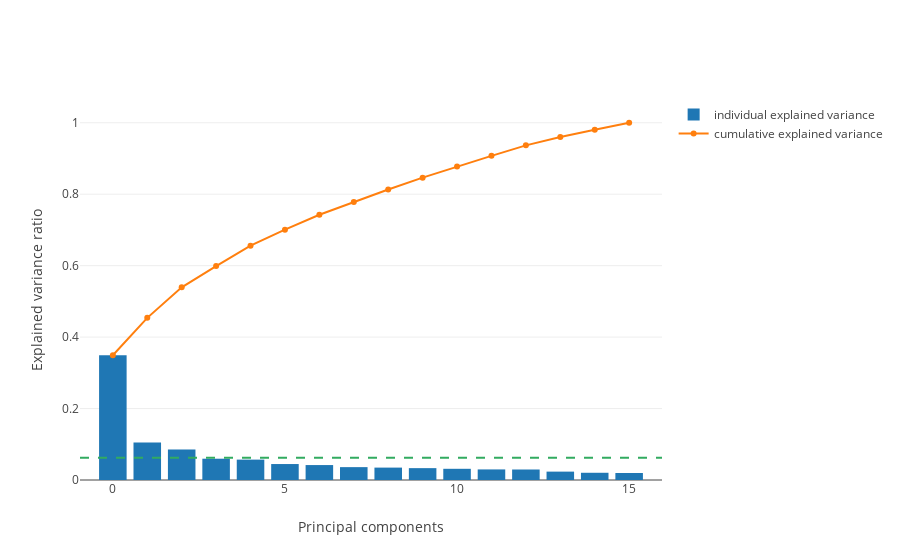

Notebook code for this chart:
### Markdown cell above
### Explained variance

How much of the variance in the data is explained by each successive component?

### Code cell
plot_explained_variance(pca)

### Figure 1 — Plotly figure (JSON) as saved in the notebook; plotly's stock layout.template omitted (floating-point values rounded to 4 significant figures)
{"data": [{"name": "individual explained variance", "type": "bar", "y": [0.3492, 0.1047, 0.0854, 0.0596, 0.05706, 0.04467, 0.04182, 0.03601, 0.03471, 0.0332, 0.03135, 0.02962, 0.02939, 0.02345, 0.02024, 0.01956]}, {"name": "cumulative explained variance", "type": "scatter", "y": [0.3492, 0.4539, 0.5393, 0.5989, 0.656, 0.7007, 0.7425, 0.7785, 0.8132, 0.8464, 0.8777, 0.9074, 0.9368, 0.9602, 0.9804, 1]}], "layout": {"shapes": [{"line": {"color": "rgb(50, 171, 96)", "dash": "dash", "width": 2}, "type": "line", "x0": 0, "x1": 1, "xref": "paper", "y0": 0.0625, "y1": 0.0625}], "xaxis": {"title": "Principal components"}, "yaxis": {"title": "Explained variance ratio"}}}
